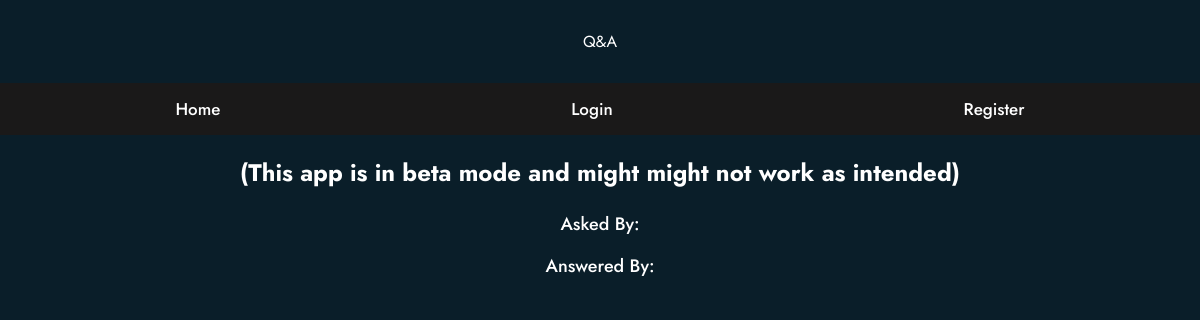
/question/128, run on an earlier commit of the app's database.
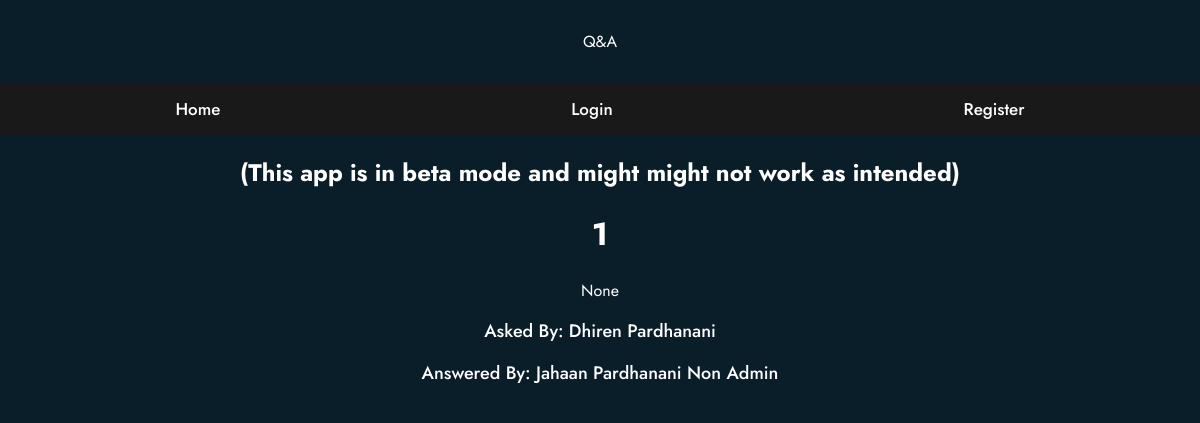
And on a later commit of the database.
### tables this page shows
CREATE TABLE questions(
    id integer primary key autoincrement,
    question_text text not null,
    answer_text text,
    asked_by_id integer not null,
    expert_id integer not null
);

CREATE TABLE users(
    id integer primary key autoincrement,
    name_text text not null,
    password_text text not null,
    expert_boolean boolean not null,
    admin_boolean boolean not null
);

### app.py (the view)
@app.route("/question/<question_id>")
def question(question_id):
    user = get_current_user()
    db = get_db()
    print("question", question_id)
    question_cur = db.execute("""
                                select
                                questions.question_text,
                                questions.answer_text,
                                askers.name_text as asker_name,
                                experts.name_text as expert_name
                                from questions
                                join users as askers on askers.id = questions.asked_by_id
                                join users as experts on experts.id = questions.expert_id
                                where questions.id = ?
                                """, [question_id])
    question = question_cur.fetchone()
    print(question)
    return render_template("question.html", user=user, question=question)

### app.py (called while the page is built)
def get_current_user():
    user_result = None
    if "user" in session:
        user = session["user"]
        db = get_db()
        user_cur = db.execute(
            "select id, name_text, password_text, expert_boolean, admin_boolean from users where name_text = ?", [user])
        user_result = user_cur.fetchone()
    return user_result

### database.py (called while the page is built)
def connect_db():
    sql = sqlite3.connect(
        "/Users/jahaan/OneDrive/Programming/webapp/Forum/questions.db")
    print("True")
    sql.row_factory = sqlite3.Row
    return sql

def get_db():
    if not hasattr(g, "sqlite_db"):
        g.sqlite_db = connect_db()
    return g.sqlite_db

### templates/question.html (shortened to what this page needs)
{% from "show_links.html" import show_links %}
<!DOCTYPE html>
<html lang="en">
  <head>
    <link rel="stylesheet" href="/static/style.css">
  </head>
  <body>
    <div class="header">Q&A</div>
    {{ show_links(user) }}
        <h1>{{ question['question_text'] }}</h1>
        <p>{{ question['answer_text'] }}</p>
        <p><a>Asked By: {{ question['asker_name'] }}</a></p>
        <p><a>Answered By: {{ question['expert_name'] }}</a></p>
  </body>
</html>

What changed in the data, as far as the page shows it:
added questions: question_text "1"
now on this page (row unchanged): users: asker_name "Dhiren Pardhanani"
now on this page (row unchanged): users: expert_name "Jahaan Pardhanani Non Admin"
Also different on the page:
{{ question['answer_text'] }}: (not shown) → "None"
